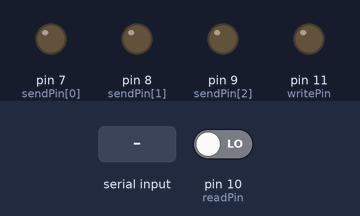
A sketch run on a simulated Arduino Uno, built with avr-gcc and run on an emulated ATmega328P. Shown: output pins drawn as LEDs (lit = HIGH). Dashed ring = blinking. Inputs (shaded band) come from the test bench; at power-on: pin 10 (readPin) LOW.

Above: at 1.2 s.
1.3 s: byte 30 received over Serial
At 1.51 s:
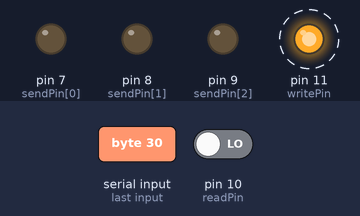
4.3 s: byte 90 received over Serial
At 5.2 s:
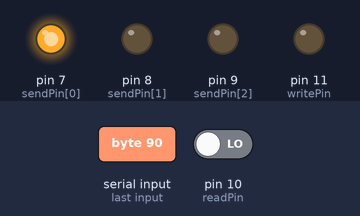
7.3 s: byte 120 received over Serial
At 7.51 s:
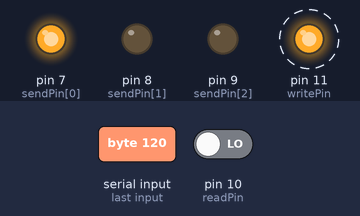
Timing chart, 0 to 10.3 s (numbered marks = the images above; inputs shaded):
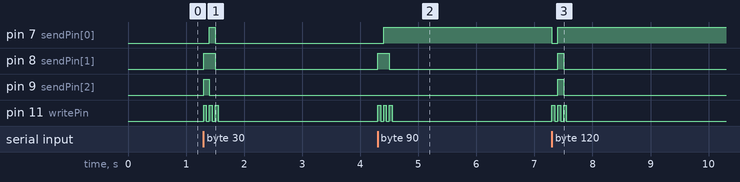

Measured:
- after the input at 1.3 s, pin 7 (sendPin[0]): LOW → HIGH after 0.10 s, → LOW 0.10 s later; pin 8 (sendPin[1]): LOW → HIGH at once, → LOW 0.20 s later; pin 9 (sendPin[2]): LOW → HIGH at once, → LOW 0.10 s later; pin 11 (writePin): alternates HIGH for 0.05 s and LOW for 0.05 s, 6 changes in all, then stays LOW, starting at once
- after the input at 4.3 s, pin 7 (sendPin[0]): LOW → HIGH after 0.10 s; pin 8 (sendPin[1]): LOW → HIGH at once, → LOW 0.20 s later; pin 11 (writePin): alternates HIGH for 0.05 s and LOW for 0.05 s, 6 changes in all, then stays LOW, starting at once
- after the input at 7.3 s, pin 7 (sendPin[0]): HIGH → LOW at once, → HIGH 0.10 s later; pin 8 (sendPin[1]), pin 9 (sendPin[2]): LOW → HIGH after 0.10 s, → LOW 0.10 s later; pin 11 (writePin): alternates HIGH for 0.05 s and LOW for 0.05 s, 6 changes in all, then stays LOW, starting at once

The sketch:

sketch_mar10_32000.ino
```cpp
const byte recePin[] = {4,5,6};
const byte sendPin[] = {7,8,9};
const byte readPin = 10;
const byte writePin = 11;

void setup() {
  // put your setup code here, to run once:
  pinMode(readPin, INPUT);
  pinMode(writePin, OUTPUT);

  for(int i = 0; i < 3; i++) {
    pinMode(sendPin[i], OUTPUT);
  }
  for(int i = 0; i < 3; i++) {
    pinMode(recePin[i], INPUT);
  }
  Serial.begin(9600);
}

void receiveBin(){
  byte n = 0;
  byte bin = 0b00000000;
  bool lState = 0;
  bool cState = 0;

  while(n < 7) {
      while(digitalRead(readPin)) {
          lState = 1;
          delay(10);
          // delay(15);
          bin |= (digitalRead(recePin[0]) << n + 0);
          bin |= (digitalRead(recePin[1]) << n + 1);
          bin |= (digitalRead(recePin[2]) << n + 2);
          //delay(15);
      }
      cState = digitalRead(readPin);

      if (lState && !cState ){
          lState = 0;
          n += 3;
      }
  }
      Serial.print((char)bin);
}


void sendBin(byte bin) {
  for (int i = 0; i < 3; i++) {
    byte part = (bin >> i*3) & 0b00000111;
    digitalWrite(sendPin[0], (part >> 0) & 1);
    digitalWrite(sendPin[1], (part >> 1) & 1);
    digitalWrite(sendPin[2], (part >> 2) & 1);

    digitalWrite(writePin, HIGH);
    //delay(15);
    delay(50);
    digitalWrite(writePin, LOW);
    //delay(15);
    delay(50);
  }
}

void loop() {
  // put your main code here, to run repeatedly:
  byte data = 0;
  if(digitalRead(readPin)) {
      receiveBin();
    }

  if (Serial.available() > 0) {
    data = Serial.read();
    delay(1);
    sendBin(data);
  }
}
```
